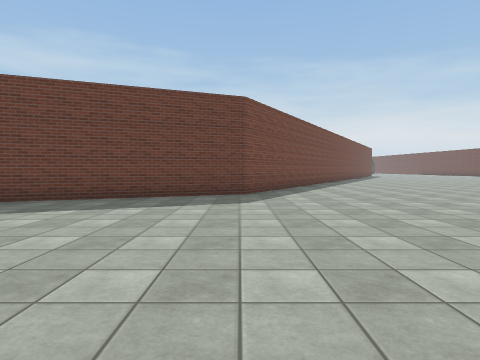
view 1 (above)

23 first-person views from a walk through a Unity game level. The camera is 1.3 m above the floor, tilts 2° down and sees 75° across. The floor is counted in squares, 2 m on a side. Each view is taken from the middle of a square. On the plan, view 1 faces up. The plan holds only what a view shows up to about 10 squares ahead; the rest is blank. The place goes on beyond the plan. Surface patterns are stand-ins for the level's own textures.

view 2
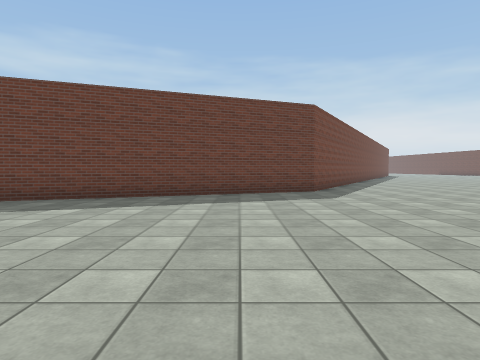

view 3
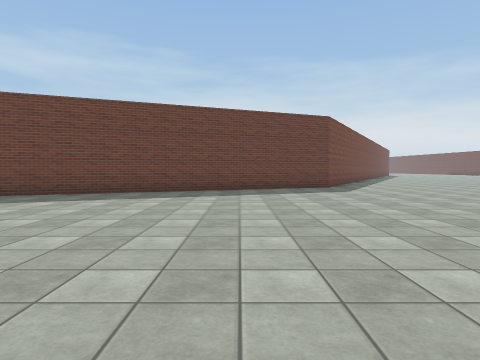

view 4
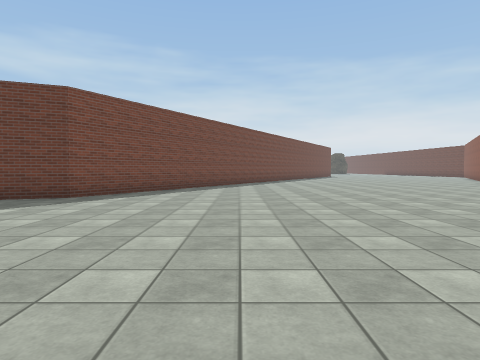

view 5
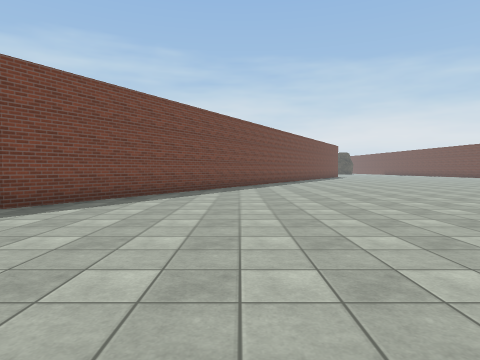

view 6
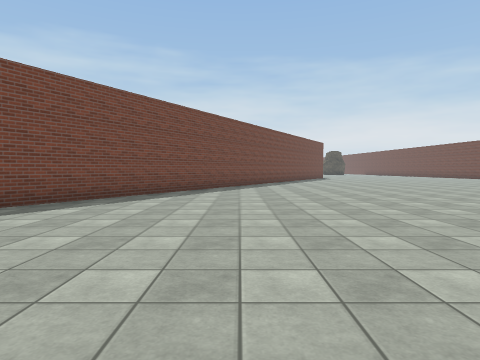

view 7
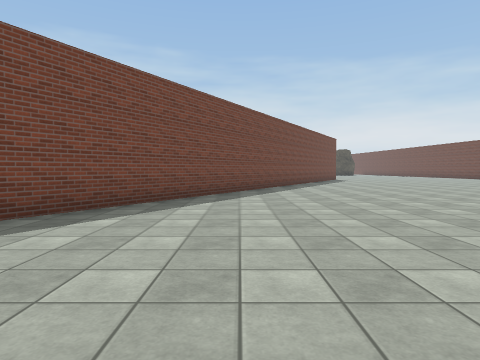

view 8
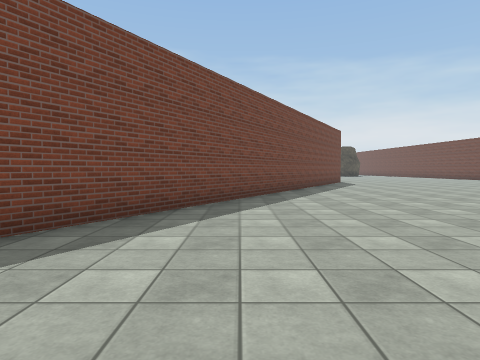

view 9
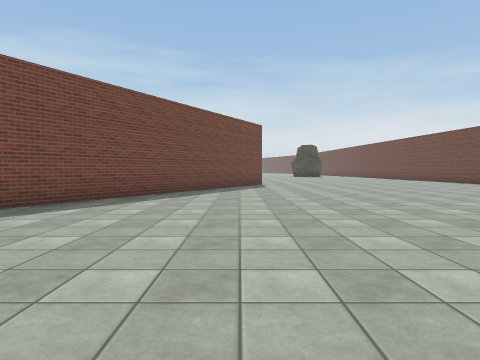

view 10
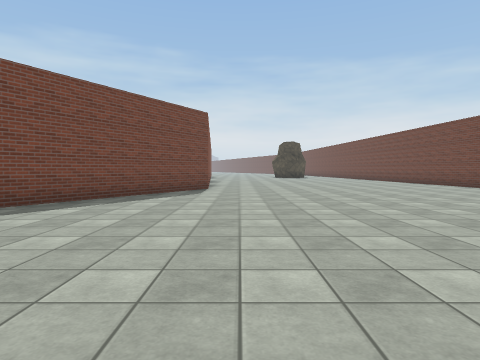

view 11
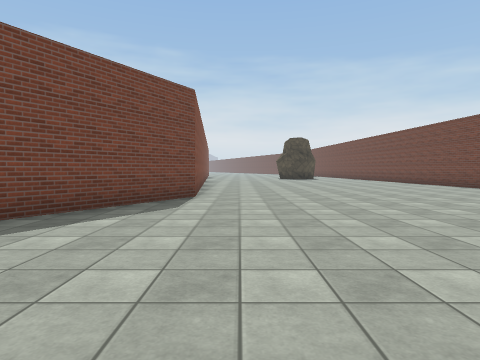

view 12
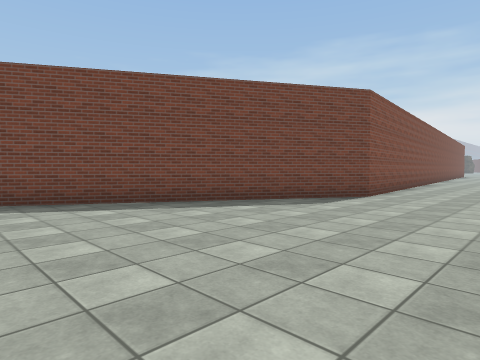

view 13
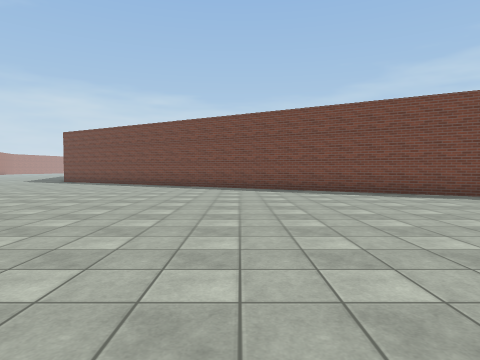

view 14
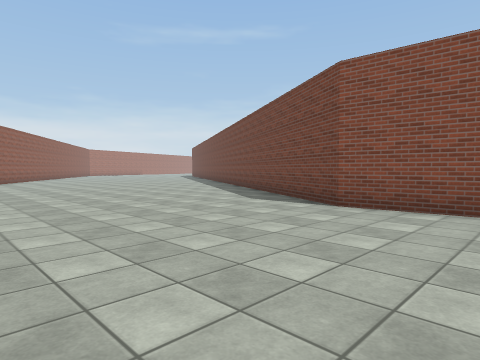

view 15
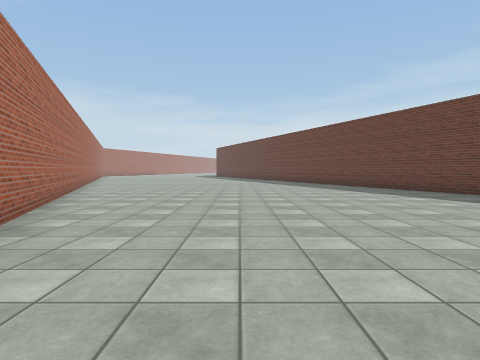

view 16
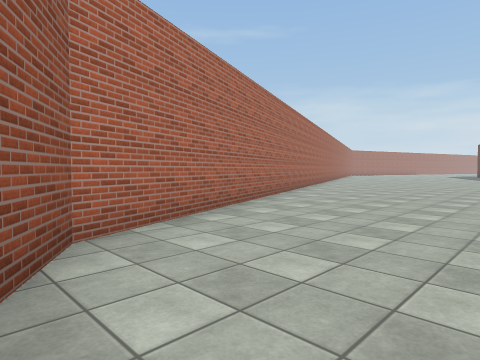

view 17
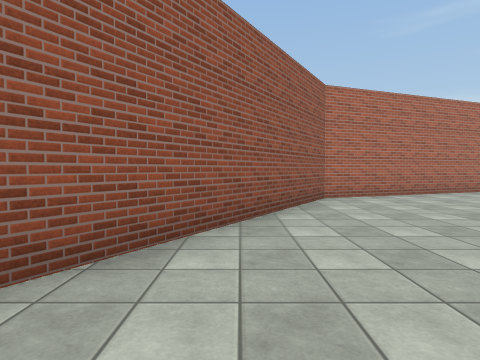

view 18
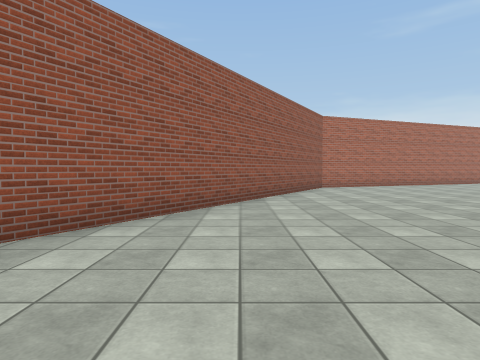

view 19
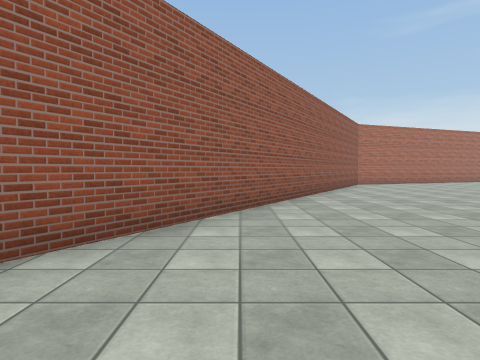

view 20
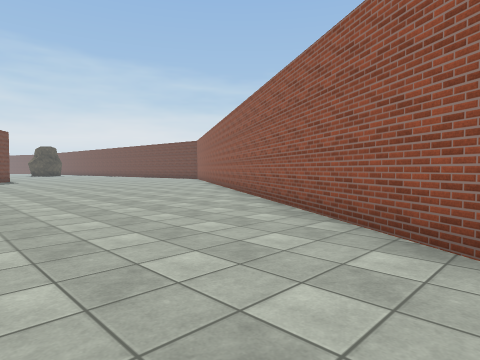

view 21
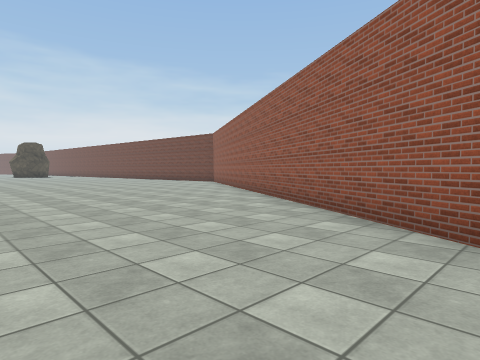

view 22
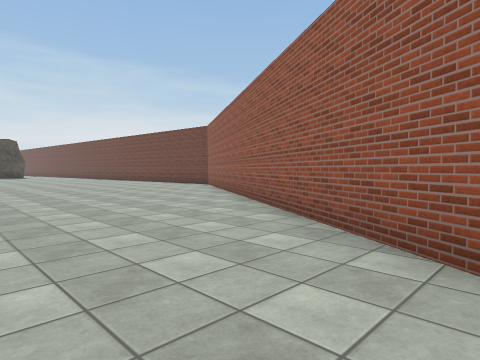

view 23
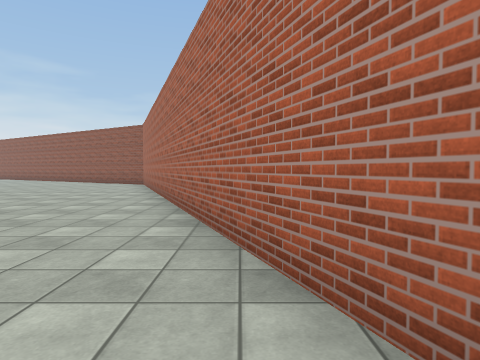

### Floor plan
Points are (right, up) in squares from view 1. A wall is a line through its corners. A room is listed if a view was taken in it or the views show most of it. See-through windows are left out.
Room 1 (views 1, 2, 3, 4, 5, 6, 7, 8, 9, 10, 11, 12, 13, 14, 15, 16, 17, 18, 19, 20, 21, 22, 23)
walls: (11.7, 31.5) (11.9, 28.4) (0.1, 8.1) (-7.5, 5); (-6.2, -4.7) (6.1, 0.1) (18.5, 20.5)

Positions as (right, up) in squares from view 1, and headings:
1: (0, 0), facing up
2: (-2, -1), facing up
3: (-3, -3), facing up
4: (4, 1), facing up
5: (4, 3), facing up
6: (6, 6), facing up
7: (6, 9), facing up
8: (7, 13), facing up
9: (11, 15), facing up
10: (13, 18), facing up
11: (13, 21), facing up
12: (15, 21), facing up-left
13: (16, 17), facing left
14: (17, 31), facing down-left
15: (5, 1), facing left
16: (7, 3), facing down-left
17: (8, 7), facing down
18: (9, 11), facing down
19: (11, 13), facing down
20: (9, 9), facing up-right
21: (11, 13), facing up-right
22: (13, 15), facing up-right
23: (-7, -4), facing right
